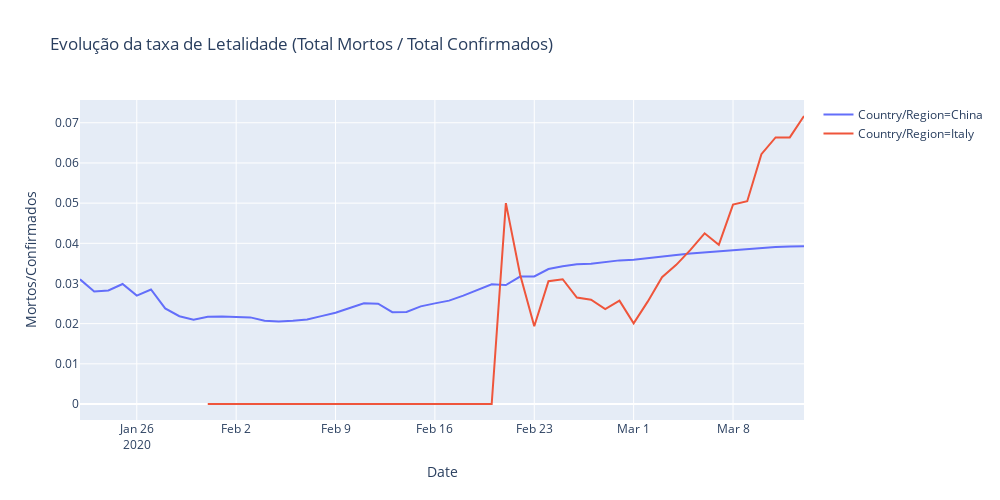

The cell this chart's notebook holds for it:
### Code cell
temp = full_table.loc[(full_table['Country/Region']=='Italy') | (full_table['Country/Region']=='China')]
temp = temp.groupby(['Country/Region', 'Date'])['Confirmed', 'Deaths', 'Recovered'].sum()

temp = temp.reset_index()
temp['Mortos/Confirmados'] = temp['Deaths']/temp['Confirmed']


fig = px.line(temp, x="Date", y="Mortos/Confirmados", color='Country/Region',  height=500,width=1000,
             title='Evolução da taxa de Letalidade (Total Mortos / Total Confirmados)')
fig.show()
